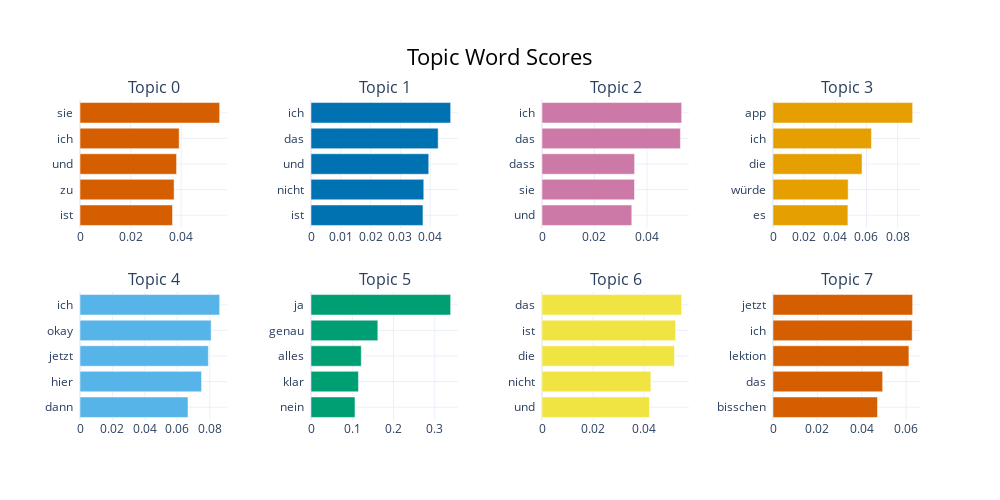

Here is the notebook cell this chart was saved with:
### Code cell
model.visualize_barchart()

### Figure 1 — Plotly figure (JSON) as saved in the notebook; plotly's stock layout.template omitted (floating-point values rounded to 4 significant figures)
{"data": [{"marker": {"color": "#D55E00"}, "orientation": "h", "type": "bar", "x": [0.03658, 0.03722, 0.0382, 0.03922, 0.05523], "xaxis": "x", "y": ["ist  ", "zu  ", "und  ", "ich  ", "sie  "], "yaxis": "y"}, {"marker": {"color": "#0072B2"}, "orientation": "h", "type": "bar", "x": [0.03756, 0.03783, 0.03949, 0.04265, 0.04684], "xaxis": "x2", "y": ["ist  ", "nicht  ", "und  ", "das  ", "ich  "], "yaxis": "y2"}, {"marker": {"color": "#CC79A7"}, "orientation": "h", "type": "bar", "x": [0.03422, 0.03525, 0.03529, 0.05275, 0.05322], "xaxis": "x3", "y": ["und  ", "sie  ", "dass  ", "das  ", "ich  "], "yaxis": "y3"}, {"marker": {"color": "#E69F00"}, "orientation": "h", "type": "bar", "x": [0.04809, 0.04824, 0.05715, 0.06319, 0.08964], "xaxis": "x4", "y": ["es  ", "würde  ", "die  ", "ich  ", "app  "], "yaxis": "y4"}, {"marker": {"color": "#56B4E9"}, "orientation": "h", "type": "bar", "x": [0.06661, 0.07496, 0.07914, 0.08086, 0.08611], "xaxis": "x5", "y": ["dann  ", "hier  ", "jetzt  ", "okay  ", "ich  "], "yaxis": "y5"}, {"marker": {"color": "#009E73"}, "orientation": "h", "type": "bar", "x": [0.1065, 0.1149, 0.1218, 0.1619, 0.3384], "xaxis": "x6", "y": ["nein  ", "klar  ", "alles  ", "genau  ", "ja  "], "yaxis": "y6"}, {"marker": {"color": "#F0E442"}, "orientation": "h", "type": "bar", "x": [0.04205, 0.0426, 0.05184, 0.05229, 0.05466], "xaxis": "x7", "y": ["und  ", "nicht  ", "die  ", "ist  ", "das  "], "yaxis": "y7"}, {"marker": {"color": "#D55E00"}, "orientation": "h", "type": "bar", "x": [0.04711, 0.04944, 0.06128, 0.06276, 0.06297], "xaxis": "x8", "y": ["bisschen  ", "das  ", "lektion  ", "ich  ", "jetzt  "], "yaxis": "y8"}], "layout": {"annotations": [{"font": {"size": 16}, "showarrow": false, "text": "Topic 0", "x": 0.0875, "xanchor": "center", "xref": "paper", "y": 1, "yanchor": "bottom", "yref": "paper"}, {"font": {"size": 16}, "showarrow": false, "text": "Topic 1", "x": 0.3625, "xanchor": "center", "xref": "paper", "y": 1, "yanchor": "bottom", "yref": "paper"}, {"font": {"size": 16}, "showarrow": false, "text": "Topic 2", "x": 0.6375, "xanchor": "center", "xref": "paper", "y": 1, "yanchor": "bottom", "yref": "paper"}, {"font": {"size": 16}, "showarrow": false, "text": "Topic 3", "x": 0.9125, "xanchor": "center", "xref": "paper", "y": 1, "yanchor": "bottom", "yref": "paper"}, {"font": {"size": 16}, "showarrow": false, "text": "Topic 4", "x": 0.0875, "xanchor": "center", "xref": "paper", "y": 0.4, "yanchor": "bottom", "yref": "paper"}, {"font": {"size": 16}, "showarrow": false, "text": "Topic 5", "x": 0.3625, "xanchor": "center", "xref": "paper", "y": 0.4, "yanchor": "bottom", "yref": "paper"}, {"font": {"size": 16}, "showarrow": false, "text": "Topic 6", "x": 0.6375, "xanchor": "center", "xref": "paper", "y": 0.4, "yanchor": "bottom", "yref": "paper"}, {"font": {"size": 16}, "showarrow": false, "text": "Topic 7", "x": 0.9125, "xanchor": "center", "xref": "paper", "y": 0.4, "yanchor": "bottom", "yref": "paper"}], "height": 500, "hoverlabel": {"bgcolor": "white", "font": {"family": "Rockwell", "size": 16}}, "showlegend": false, "title": {"font": {"color": "Black", "size": 22}, "text": "Topic Word Scores", "x": 0.5, "xanchor": "center", "yanchor": "top"}, "width": 1000, "xaxis": {"anchor": "y", "autorange": true, "domain": [0, 0.175], "range": [0, 0.05814], "showgrid": true, "type": "linear"}, "xaxis2": {"anchor": "y2", "autorange": true, "domain": [0.275, 0.45], "range": [0, 0.04931], "showgrid": true, "type": "linear"}, "xaxis3": {"anchor": "y3", "autorange": true, "domain": [0.55, 0.725], "range": [0, 0.05602], "showgrid": true, "type": "linear"}, "xaxis4": {"anchor": "y4", "autorange": true, "domain": [0.825, 1], "range": [0, 0.09436], "showgrid": true, "type": "linear"}, "xaxis5": {"anchor": "y5", "autorange": true, "domain": [0, 0.175], "range": [0, 0.09064], "showgrid": true, "type": "linear"}, "xaxis6": {"anchor": "y6", "autorange": true, "domain": [0.275, 0.45], "range": [0, 0.3562], "showgrid": true, "type": "linear"}, "xaxis7": {"anchor": "y7", "autorange": true, "domain": [0.55, 0.725], "range": [0, 0.05753], "showgrid": true, "type": "linear"}, "xaxis8": {"anchor": "y8", "autorange": true, "domain": [0.825, 1], "range": [0, 0.06628], "showgrid": true, "type": "linear"}, "yaxis": {"anchor": "x", "autorange": true, "domain": [0.6, 1], "range": [-0.5, 4.5], "showgrid": true, "type": "category"}, "yaxis2": {"anchor": "x2", "autorange": true, "domain": [0.6, 1], "range": [-0.5, 4.5], "showgrid": true, "type": "category"}, "yaxis3": {"anchor": "x3", "autorange": true, "domain": [0.6, 1], "range": [-0.5, 4.5], "showgrid": true, "type": "category"}, "yaxis4": {"anchor": "x4", "autorange": true, "domain": [0.6, 1], "range": [-0.5, 4.5], "showgrid": true, "type": "category"}, "yaxis5": {"anchor": "x5", "autorange": true, "domain": [0, 0.4], "range": [-0.5, 4.5], "showgrid": true, "type": "category"}, "yaxis6": {"anchor": "x6", "autorange": true, "domain": [0, 0.4], "range": [-0.5, 4.5], "showgrid": true, "type": "category"}, "yaxis7": {"anchor": "x7", "autorange": true, "domain": [0, 0.4], "range": [-0.5, 4.5], "showgrid": true, "type": "category"}, "yaxis8": {"anchor": "x8", "autorange": true, "domain": [0, 0.4], "range": [-0.5, 4.5], "showgrid": true, "type": "category"}}}
